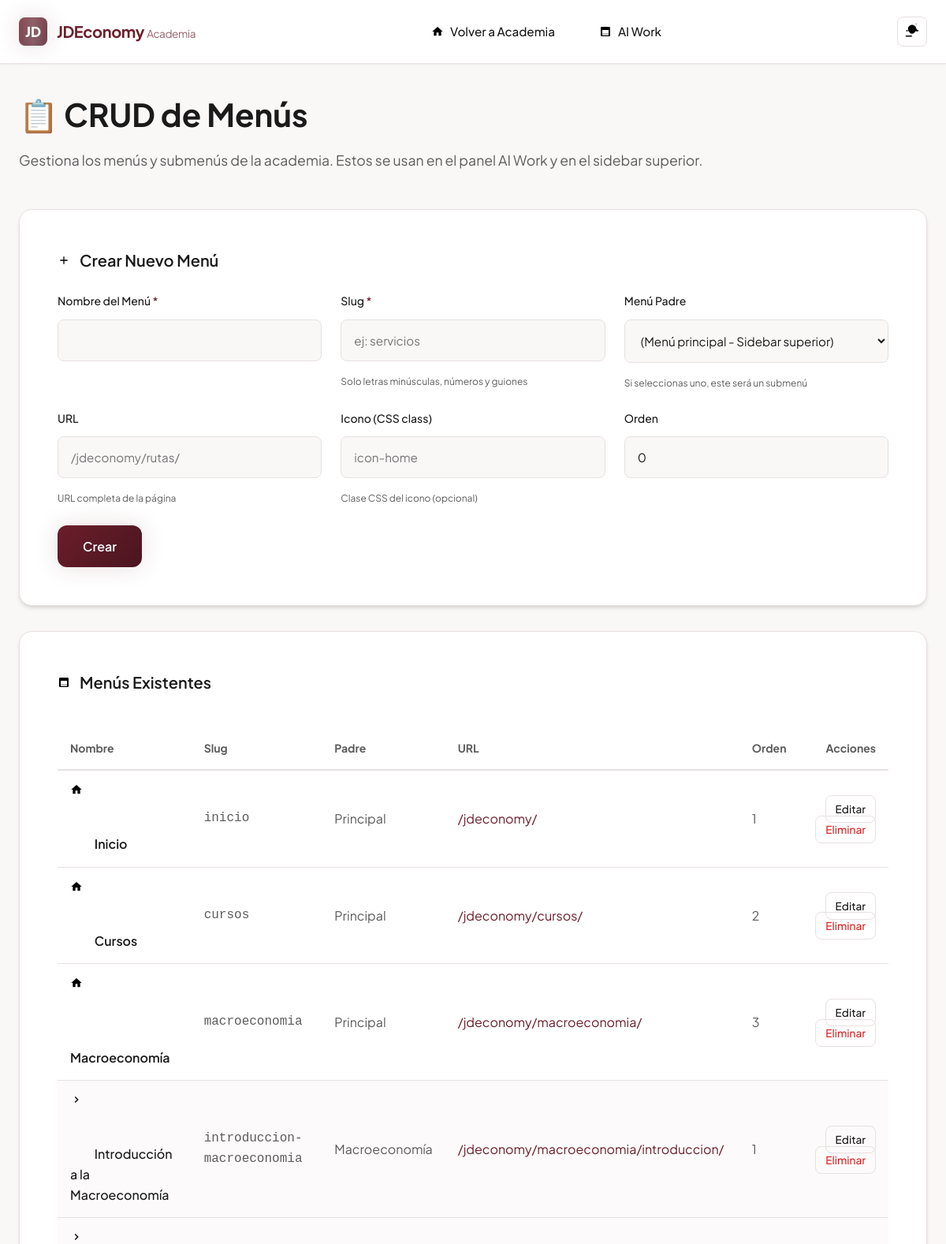
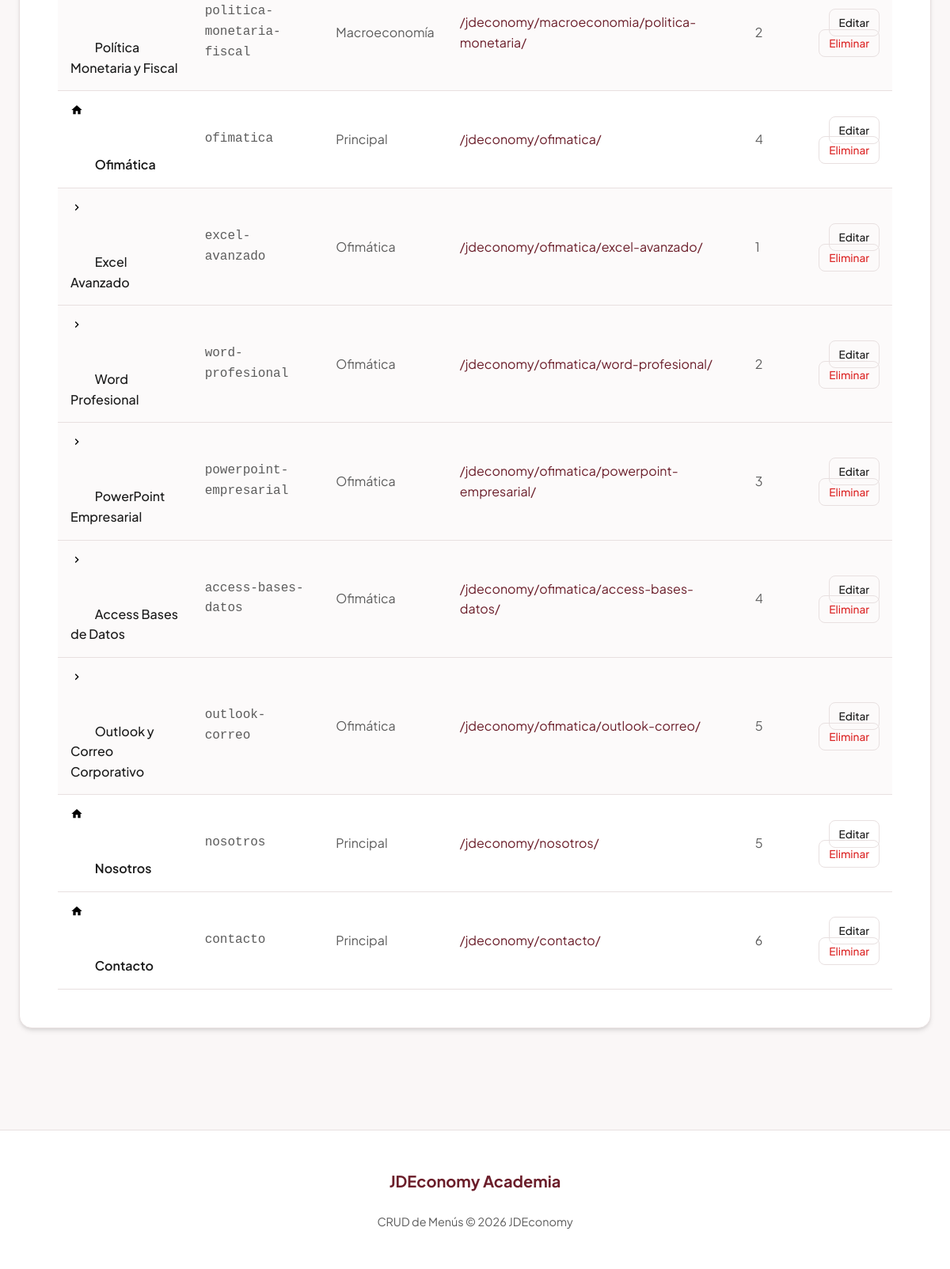
The page /menues.php on the database its author committed (2 pictures, top to bottom).
### tables this page shows
CREATE TABLE IF NOT EXISTS menu_items (
    id INT AUTO_INCREMENT PRIMARY KEY,
    name VARCHAR(100) NOT NULL,
    slug VARCHAR(100) NOT NULL UNIQUE,
    parent_id INT DEFAULT NULL,
    url VARCHAR(255) DEFAULT NULL,
    icon VARCHAR(50) DEFAULT NULL,
    sort_order INT DEFAULT 0,
    is_active TINYINT(1) DEFAULT 1,
    created_at TIMESTAMP DEFAULT CURRENT_TIMESTAMP,
    updated_at TIMESTAMP DEFAULT CURRENT_TIMESTAMP ON UPDATE CURRENT_TIMESTAMP,
    FOREIGN KEY (parent_id) REFERENCES menu_items(id) ON DELETE CASCADE,
    INDEX idx_parent (parent_id),
    INDEX idx_slug (slug),
    INDEX idx_sort (sort_order)
);

### config/functions.php (called while the page is built, shortened)
<?php
function getMenuItems($pdo, $parentId = null) {
    if ($parentId === null) {
        $stmt = $pdo->prepare("SELECT * FROM menu_items WHERE parent_id IS NULL AND is_active = 1 ORDER BY sort_order ASC, name ASC");
        $stmt->execute([]);
    } else {
        $stmt = $pdo->prepare("SELECT * FROM menu_items WHERE parent_id = ? AND is_active = 1 ORDER BY sort_order ASC, name ASC");
        $stmt->execute([$parentId]);
    }
    return $stmt->fetchAll();
}

### menues.php (the view, shortened to what this page needs)
<?php
require_once __DIR__ . '/config/db.php';
require_once __DIR__ . '/config/functions.php';
$mainMenus = getMenuItems($pdo);
$allMenus = $pdo->query("SELECT * FROM menu_items ORDER BY sort_order ASC, name ASC")->fetchAll();
$editMenu = null;
$parentOptions = getMenuItems($pdo, null);
?>
<!DOCTYPE html>
<html lang="es">
<head>
    <link rel="stylesheet" href="/jdeconomy/assets/css/style.css">
</head>
<body>
    <header class="header" id="main-header">
        <div class="header-inner">
            <div class="logo">
                <div class="logo-mark">JD</div>
                <div class="logo-text">JDEconomy <span style="font-weight:400; font-size:0.85rem; opacity:0.7;">Academia</span></div>
            </div>
            <nav class="nav-menu" id="nav-menu">
                <a href="/jdeconomy/" class="nav-link">
                    <span class="icon icon-sm"><svg><use href="#icon-home"></use></svg></span>
                    Volver a Academia
                </a>
                <a href="/jdeconomy/ai-work/" class="nav-link">
                    <span class="icon icon-sm"><svg><use href="#icon-list"></use></svg></span>
                    AI Work
                </a>
            </nav>
            <div class="nav-actions">
                <button class="theme-toggle" id="theme-toggle" aria-label="Cambiar tema">
                    <span class="theme-icon">
                        <svg id="theme-sun" width="18" height="18"><use href="#icon-sun"></use></svg>
                    </span>
                </button>
            </div>
        </div>
    </header>
    <main class="ai-work-container">
        <header class="page-header">
            <h1>📋 CRUD de Menús</h1>
            <p>Gestiona los menús y submenús de la academia. Estos se usan en el panel AI Work y en el sidebar superior.</p>
        </header>
        <div class="form-card">
            <div class="form-section">
                <h2><span class="icon icon-sm"><svg><use href="#icon-plus"></use></svg></span> <?php echo $editMenu ? 'Editar Menú' : 'Crear Nuevo Menú'; ?></h2>
                <form method="POST" action="">
                    <div class="form-grid">
                        <div class="form-field">
                            <label for="name">Nombre del Menú <span style="color: var(--color-primary);">*</span></label>
                            <input type="text" id="name" name="name" value="<?= htmlspecialchars($editMenu['name'] ?? '') ?>" required>
                        </div>
                        <div class="form-field">
                            <label for="slug">Slug <span style="color: var(--color-primary);">*</span></label>
                            <input type="text" id="slug" name="slug" value="<?= htmlspecialchars($editMenu['slug'] ?? '') ?>" placeholder="ej: servicios" required>
                            <small>Solo letras minúsculas, números y guiones</small>
                        </div>
                        <div class="form-field">
                            <label for="parent_id">Menú Padre</label>
                            <select id="parent_id" name="parent_id">
                                <option value="">(Menú principal - Sidebar superior)</option>
                            </select>
                            <small>Si seleccionas uno, este será un submenú</small>
                        </div>
                        <div class="form-field">
                            <label for="url">URL</label>
                            <input type="text" id="url" name="url" value="<?= htmlspecialchars($editMenu['url'] ?? '') ?>" placeholder="/jdeconomy/rutas/">
                            <small>URL completa de la página</small>
                        </div>
                        <div class="form-field">
                            <label for="icon">Icono (CSS class)</label>
                            <input type="text" id="icon" name="icon" value="<?= htmlspecialchars($editMenu['icon'] ?? '') ?>" placeholder="icon-home">
                            <small>Clase CSS del icono (opcional)</small>
                        </div>
                        <div class="form-field">
                            <label for="sort_order">Orden</label>
                            <input type="number" id="sort_order" name="sort_order" value="<?= htmlspecialchars($editMenu['sort_order'] ?? 0) ?>" min="0">
                        </div>
                    </div>
                    <div style="display: flex; gap: var(--space-md); margin-top: var(--space-lg);">
                        <button type="submit" class="btn-primary"><?php echo $editMenu ? 'Actualizar' : 'Crear'; ?></button>
                    </div>
                </form>
            </div>
        </div>
        <div class="form-card">
            <div class="form-section">
                <h2><span class="icon icon-sm"><svg><use href="#icon-list"></use></svg></span> Menús Existentes</h2>
                <div style="overflow-x: auto;">
                    <table style="width: 100%; border-collapse: collapse; margin-top: var(--space-md);">
                        <thead>
                            <tr style="border-bottom: 2px solid var(--color-borders);">
                                <th style="text-align: left; padding: var(--space-md); color: var(--color-text-secondary); font-size: 0.875rem;">Nombre</th>
                                <th style="text-align: left; padding: var(--space-md); color: var(--color-text-secondary); font-size: 0.875rem;">Slug</th>
                                <th style="text-align: left; padding: var(--space-md); color: var(--color-text-secondary); font-size: 0.875rem;">Padre</th>
                                <th style="text-align: left; padding: var(--space-md); color: var(--color-text-secondary); font-size: 0.875rem;">URL</th>
                                <th style="text-align: left; padding: var(--space-md); color: var(--color-text-secondary); font-size: 0.875rem;">Orden</th>
                                <th style="text-align: right; padding: var(--space-md); color: var(--color-text-secondary); font-size: 0.875rem;">Acciones</th>
                            </tr>
                        </thead>
                        <tbody>
                            <?php foreach ($mainMenus as $menu): ?>
                                <tr style="border-bottom: 1px solid var(--color-borders);">
                                    <td style="padding: var(--space-md); color: var(--color-text-main); font-weight: 600;">
                                        <span class="icon icon-sm" style="margin-right: var(--space-sm);"><svg><use href="#icon-home"></use></svg></span>
                                        <?= htmlspecialchars($menu['name']) ?>
                                    </td>
                                    <td style="padding: var(--space-md); color: var(--color-text-secondary); font-family: monospace;">
                                        <?= htmlspecialchars($menu['slug']) ?>
                                    </td>
                                    <td style="padding: var(--space-md); color: var(--color-text-secondary);">Principal</td>
                                    <td style="padding: var(--space-md); color: var(--color-text-secondary);">
                                        <a href="<?= htmlspecialchars($menu['url']) ?>" style="color: var(--color-primary);"><?= htmlspecialchars($menu['url']) ?></a>
                                    </td>
                                    <td style="padding: var(--space-md); color: var(--color-text-secondary);"><?= $menu['sort_order'] ?></td>
                                    <td style="padding: var(--space-md); text-align: right;">
                                        <a href="/jdeconomy/menus/?edit=<?= $menu['id'] ?>" class="btn-outline" style="padding: var(--space-xs) var(--space-sm); font-size: 0.85rem;">Editar</a>
                                        <a href="/jdeconomy/menus/?delete=<?= $menu['id'] ?>" class="btn-outline" style="padding: var(--space-xs) var(--space-sm); font-size: 0.85rem; color: #dc2626;" onclick="return confirm('¿Eliminar este menú y todos sus submenús?')">Eliminar</a>
                                    </td>
                                </tr>
                                <?php
                                $children = array_filter($allMenus, fn($m) => $m['parent_id'] == $menu['id']);
                                foreach ($children as $child): ?>
                                <tr style="border-bottom: 1px solid var(--color-borders); background-color: rgba(107, 30, 42, 0.02);">
                                    <td style="padding: var(--space-md); color: var(--color-text-main); font-weight: 500;">
                                        <span class="icon icon-sm" style="margin-right: var(--space-sm); color: var(--color-primary);"><svg><use href="#icon-arrow-right"></use></svg></span>
                                        <?= htmlspecialchars($child['name']) ?>
                                    </td>
                                    <td style="padding: var(--space-md); color: var(--color-text-secondary); font-family: monospace;">
                                        <?= htmlspecialchars($child['slug']) ?>
                                    </td>
                                    <td style="padding: var(--space-md); color: var(--color-text-secondary);"><?= htmlspecialchars($menu['name']) ?></td>
                                    <td style="padding: var(--space-md); color: var(--color-text-secondary);">
                                        <a href="<?= htmlspecialchars($child['url']) ?>" style="color: var(--color-primary);"><?= htmlspecialchars($child['url']) ?></a>
                                    </td>
                                    <td style="padding: var(--space-md); color: var(--color-text-secondary);"><?= $child['sort_order'] ?></td>
                                    <td style="padding: var(--space-md); text-align: right;">
                                        <a href="/jdeconomy/menus/?edit=<?= $child['id'] ?>" class="btn-outline" style="padding: var(--space-xs) var(--space-sm); font-size: 0.85rem;">Editar</a>
                                        <a href="/jdeconomy/menus/?delete=<?= $child['id'] ?>" class="btn-outline" style="padding: var(--space-xs) var(--space-sm); font-size: 0.85rem; color: #dc2626;" onclick="return confirm('¿Eliminar este submenú?')">Eliminar</a>
                                    </td>
                                </tr>
                                <?php endforeach; ?>
                            <?php endforeach; ?>
                        </tbody>
                    </table>
                </div>
            </div>
        </div>
    </main>
    <footer>
        <div class="footer-content">
            <div class="footer-logo">JDEconomy Academia</div>
            <div class="footer-text">CRUD de Menús &copy; 2026 JDEconomy</div>
        </div>
    </footer>
</body>
</html>

### rows shown on the page
menu_items: name "Inicio", slug "inicio", url "/jdeconomy/", sort_order "1"
menu_items: name "Cursos", slug "cursos", url "/jdeconomy/cursos/", sort_order "2"
menu_items: name "Macroeconomía", slug "macroeconomia", url "/jdeconomy/macroeconomia/", sort_order "3"
menu_items: name "Introducción a la Macroeconomía", slug "introduccion-macroeconomia", parent.name "Macroeconomía", url "/jdeconomy/macroeconomia/introduccion/", sort_order "1"
menu_items: name "Política Monetaria y Fiscal", slug "politica-monetaria-fiscal", parent.name "Macroeconomía", url "/jdeconomy/macroeconomia/politica-monetaria/", sort_order "2"
menu_items: name "Ofimática", slug "ofimatica", url "/jdeconomy/ofimatica/", sort_order "4"
menu_items: name "Excel Avanzado", slug "excel-avanzado", parent.name "Ofimática", url "/jdeconomy/ofimatica/excel-avanzado/", sort_order "1"
menu_items: name "Word Profesional", slug "word-profesional", parent.name "Ofimática", url "/jdeconomy/ofimatica/word-profesional/", sort_order "2"
menu_items: name "PowerPoint Empresarial", slug "powerpoint-empresarial", parent.name "Ofimática", url "/jdeconomy/ofimatica/powerpoint-empresarial/", sort_order "3"
menu_items: name "Access Bases de Datos", slug "access-bases-datos", parent.name "Ofimática", url "/jdeconomy/ofimatica/access-bases-datos/", sort_order "4"
menu_items: name "Outlook y Correo Corporativo", slug "outlook-correo", parent.name "Ofimática", url "/jdeconomy/ofimatica/outlook-correo/", sort_order "5"
menu_items: name "Nosotros", slug "nosotros", url "/jdeconomy/nosotros/", sort_order "5"
menu_items: name "Contacto", slug "contacto", url "/jdeconomy/contacto/", sort_order "6"
